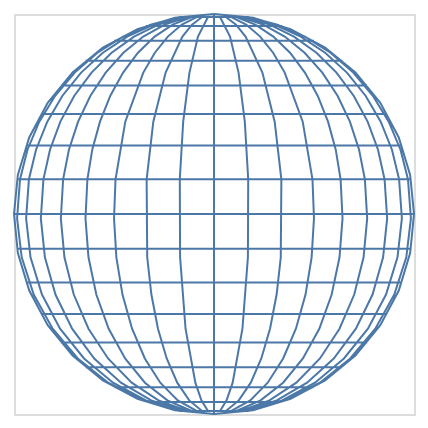

This figure's Vega-Lite source:
### Vega specification from a JSON file in a GitHub repository (floating-point values rounded to 4 significant figures)
{"$schema": "https://vega.github.io/schema/vega/v5.json", "autosize": "pad", "padding": 5, "width": 200, "height": 200, "style": "cell", "data": [{"name": "source_0", "transform": [{"type": "graticule"}]}], "projections": [{"name": "projection", "size": {"signal": "[width, height]"}, "fit": {"signal": "data('source_0')"}, "type": "orthographic"}], "marks": [{"name": "marks", "type": "shape", "style": ["geoshape"], "from": {"data": "source_0"}, "encode": {"update": {"stroke": {"value": "#4c78a8"}, "fill": {"value": "transparent"}}}, "transform": [{"type": "geoshape", "projection": "projection"}]}]}
